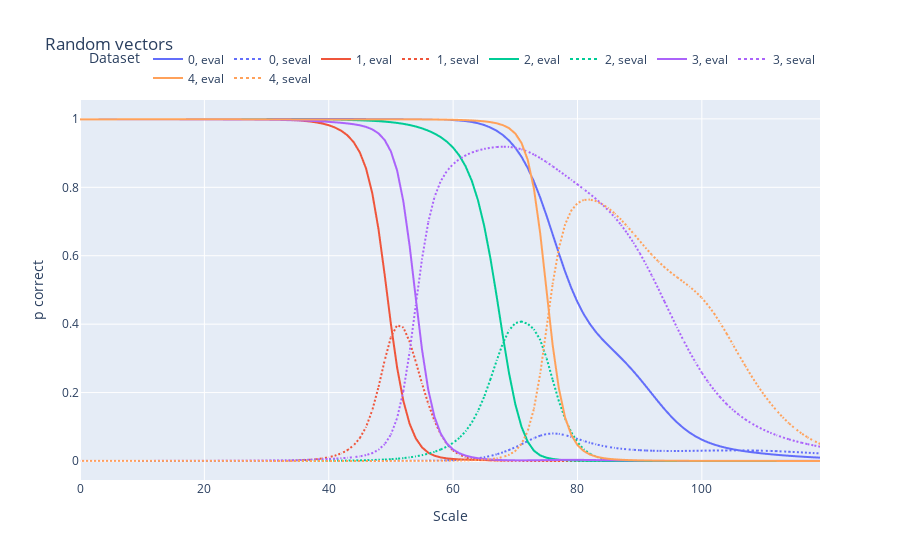

The notebook cell saved with this chart:
### Code cell
data = []
for i in range(len(r_t_evals)):
    for eval_type, eval_list in [('eval', r_t_evals), ('seval', r_s_evals)]:
        for scale, eval_value in zip(scales, eval_list[i]):
            data.append({
                'Scale': scale,
                'Evaluation': eval_value,
                'Dataset': f"{i}",
                'Type': eval_type
            })
df = pd.DataFrame(data)
colors = px.colors.qualitative.Plotly[:len(r_t_evals)]
color_map = {str(i): color for i, color in enumerate(colors)}
fig = px.line(df, x='Scale', y='Evaluation', color='Dataset', line_dash='Type',
              title='Random vectors',
              labels={'Scale': 'Scale', 'Evaluation': 'p correct'},
              color_discrete_map=color_map)
fig.update_layout(
    legend_title_text='Dataset',
    legend=dict(
        orientation="h",
        yanchor="bottom",
        y=1.02,
        xanchor="right",
        x=1
    )
)
fig.show()
